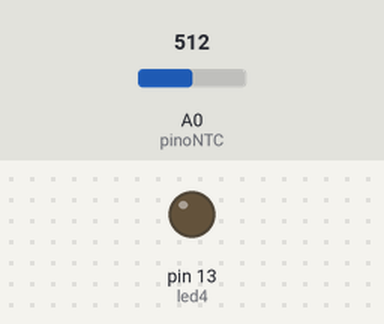
Recording of a sketch running on a simulated Arduino Uno, built with avr-gcc and run on an emulated ATmega328P. On the bench: output pins drawn as LEDs (lit = HIGH). Dashed ring = blinking. The inputs (shaded band) are chosen by the test bench; at power-on: A0 (pinoNTC) = 512.

Above: at 1.2 s.
1.3 s: A0 (pinoNTC) set to 582
2.8 s: A0 (pinoNTC) set to 612
At 3.04 s:
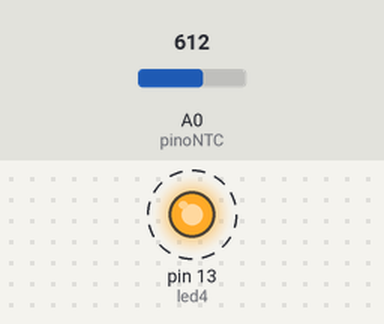
5.8 s: A0 (pinoNTC) set to 511
At 5.8 s:
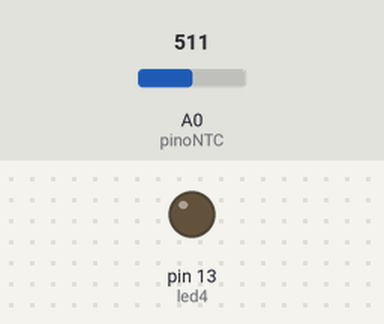
7.3 s: A0 (pinoNTC) set to 716
At 7.54 s:
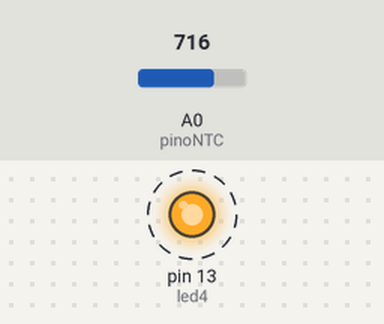
Timing chart, 0 to 11.3 s (numbered marks = the images above; inputs shaded):
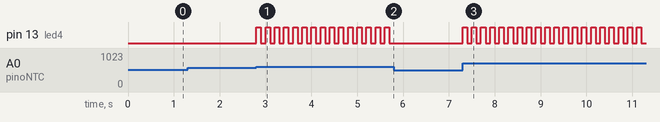

The sketch:

6alarme_temperatura_tarefa_aula_7.ino
```cpp
// 6 Alarme de Temperatura Simples
// Definição dos pinos
const int pinoNTC = A0;   // Sensor NTC conectado à porta analógica A0
const int led4 = 13;      // LED 4 (exemplo no pino 13)

// Variáveis de controle
int valorReferencia = 600; // Valor analógico equivalente a ~40°C (ajuste conforme seu NTC)
unsigned long tempoAnterior = 0;
const int intervaloPisca = 100; // 100ms conforme solicitado
bool estadoLed = LOW;

void setup() {
  pinMode(led4, OUTPUT);
  Serial.begin(9600); // Para monitoramento no Serial Monitor
}

void loop() {
  // Leitura do sensor
  int leitura = analogRead(pinoNTC);

  // Verifica se ultrapassou o limite
  if (leitura > valorReferencia) {
    unsigned long tempoAtual = millis();

    // Lógica para piscar sem usar delay()
    if (tempoAtual - tempoAnterior >= intervaloPisca) {
      tempoAnterior = tempoAtual;
      estadoLed = !estadoLed; // Inverte o estado (HIGH <-> LOW)
      digitalWrite(led4, estadoLed);
    }
  } else {
    // Se a temperatura estiver normal, mantém o LED desligado
    estadoLed = LOW;
    digitalWrite(led4, LOW);
  }
}
```

Measured:
- the behaviour switches between 600 and 601 on A0 (pinoNTC) (found by bisection; images 0 and 1)
- after the input at 1.3 s, every drawn part: stays the same
- after the input at 2.8 s, pin 13 (led4): alternates HIGH for 0.10 s and LOW for 0.10 s, starting at once
- after the input at 5.8 s, pin 13 (led4): stops changing and stays LOW
- after the input at 7.3 s, pin 13 (led4): alternates HIGH for 0.10 s and LOW for 0.10 s, starting at once
